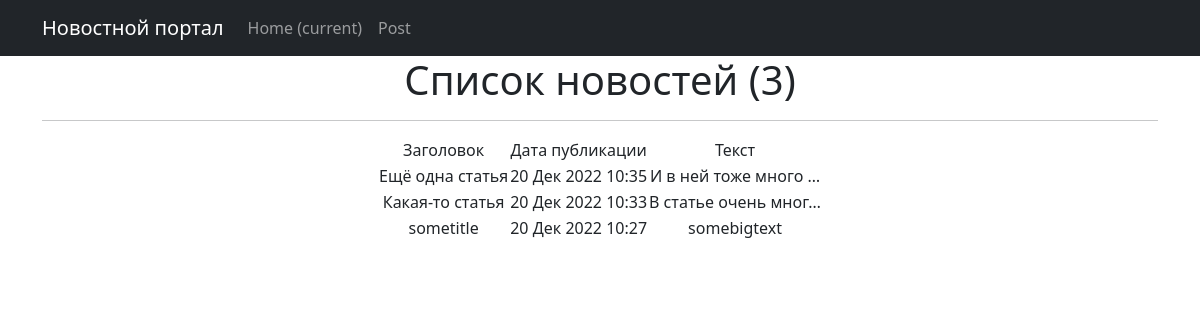
The page /news/ on the database as committed earlier.
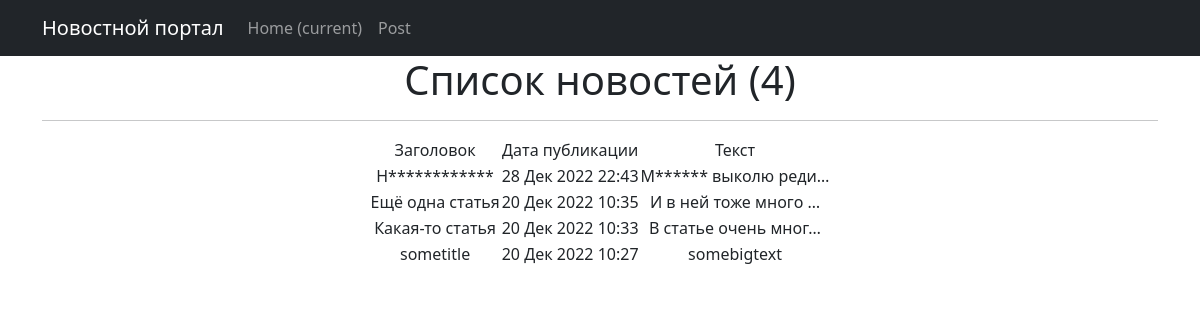
The same page on the database as committed later.
### news/models.py (models this page shows, shortened)
class Post(models.Model):
    author = models.ForeignKey(Author, on_delete=models.CASCADE)
    NEWS = 'NW'
    ARTICLE = 'AR'
    CATEGORY_CHOICES = (
        (NEWS, 'Новость'),
        (ARTICLE, 'Статья'),
    )
    category_type = models.CharField(max_length=2, choices=CATEGORY_CHOICES, default=ARTICLE)
    dateCreation = models.DateTimeField(auto_now_add=True)
    postCategory = models.ManyToManyField(Category, through="PostCategory")
    title = models.CharField(max_length=128)
    text = models.TextField()
    rating = models.SmallIntegerField(default=0)

### news/views.py (the view)
# urls.py: path('', NewsList.as_view()),
class NewsList(ListView):
    model = Post
    ordering = 'dateCreation'
    template_name = 'news.html'
    context_object_name = 'news'
    def get_queryset(self):
        return Post.objects.filter().order_by('-dateCreation')

### news/templatetags/custom_filters.py (called while the page is built)
@register.filter(name="censor")
def censor(value):
    if not isinstance(value, str):
        raise TypeError(f"Ошибка: переменная {value} должна быть строкой")
    for bw in value.split():
        if bw.lower() in bad_words:
            value = value.replace(bw, list(bw)[0] + ((len(bw) - 1) * "*"))
    return value

### news/templates/flatpages/news.html (shortened to what this page needs)
{% extends 'default.html' %}
{% load custom_filters %}
{% block content %}
    <h1>Список новостей ({{ news|length }})</h1>
    <hr>
    {% if news %}
        <table style="margin-left: auto; margin-right: auto;">
            <tr>
                <td>Заголовок</td>
                <td>Дата публикации</td>
                <td>Текст</td>
            </tr>
            {% for new in news %}
            <tr>
                <td>{{ new.title|censor }}</td>
                <td>{{ new.dateCreation|date:'d M Y H:i' }}</td>
                <td>{{ new.text|truncatechars:20|censor }}</td>
            </tr>
            {% endfor %}
        </table>
    {% else %}
        <h2>Новостей нет!</h2>
    {% endif %}
{% endblock content %}

### news/templates/flatpages/default.html (shortened to what this page needs)
<!DOCTYPE html>
<html lang="en">
    <head>
        {% load static %}
        <link href="{% static 'css/styles.css' %}" rel="stylesheet" />
    </head>
    <body>
        <nav class="navbar navbar-expand-lg navbar-dark bg-dark static-top">
            <div class="container">
                <a class="navbar-brand" href="#">Новостной портал</a>
                <div class="collapse navbar-collapse" id="navbarResponsive">
                    <ul class="navbar-nav ml-auto">
                        <li class="nav-item active">
                            <a class="nav-link" href="#">Home
                                <span class="sr-only">(current)</span>
                            </a>
                        </li>
                        <li class="nav-item">
                            <a class="nav-link" href="/news/">Post</a>
                        </li>
                    </ul>
                </div>
            </div>
        </nav>
        <div class="container">
            <div class="row">
                <div class="col-lg-12 text-center">
                    {% block content %}{% endblock content %}
                </div>
            </div>
        </div>
    </body>
</html>

Rows that differ between the two databases and show on the page:
added Post: title|censor "Н************", dateCreation "28 Дек 2022 22:43", text|censor "М****** выколю реди…"
Other text that changed with them:
{{ news|length }}: "3" → "4"
